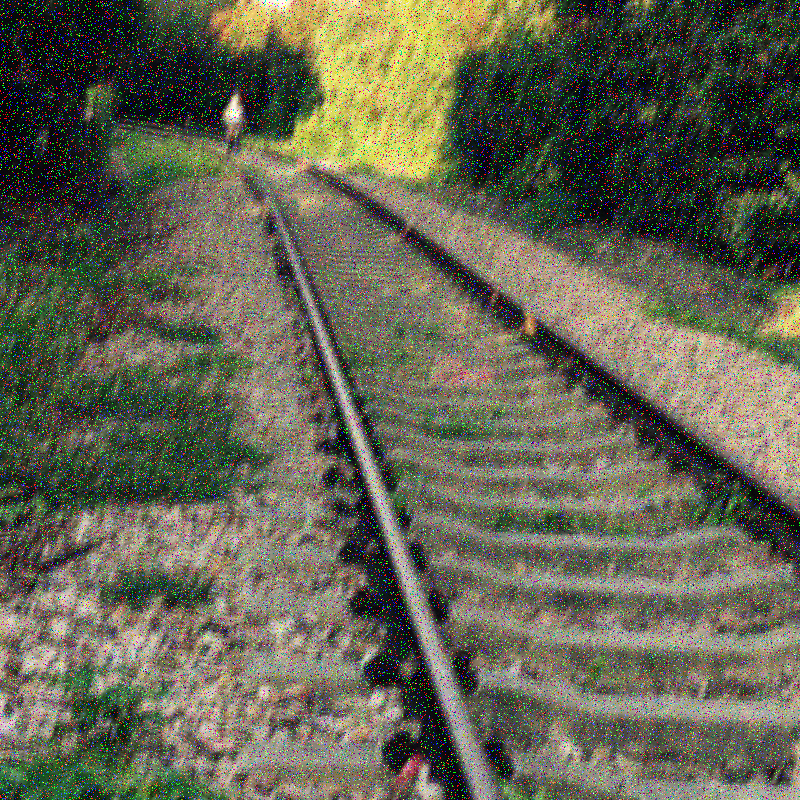
%> input picture example.png, 800 x 800 px
$ octave demo_deblurring.m   (GNU Octave 9; MATLAB toolbox functions it lacks are replaced by stand-ins)
%> lines starting %> are read from the running program, lines starting %| are printed output that depends on the picture
### main_code/blind_deconv.m
function [kernel, interim_latent] = blind_deconv(y, lambda_grad, opts)
% gamma correct
if opts.gamma_correct~=1
    y = y.^opts.gamma_correct;
end
%%
ret = sqrt(0.5);
%%
maxitr=max(floor(log(5/min(opts.kernel_size))/log(ret)),0);
num_scales = maxitr + 1;
fprintf('Maximum iteration level is %d\n', num_scales);
%%
retv=ret.^[0:maxitr];
k1list=ceil(opts.kernel_size*retv);
k1list=k1list+(mod(k1list,2)==0);
k2list=ceil(opts.kernel_size*retv);
k2list=k2list+(mod(k2list,2)==0);

% blind deconvolution - multiscale processing
for s = num_scales:-1:1
  if (s == num_scales)
      %%
      % at coarsest level, initialize kernel
      ks = init_kernel(k1list(s));
      k1 = k1list(s);
      k2 = k1; % always square kernel assume
  else
    % upsample kernel from previous level to next finer level
    k1 = k1list(s);
    k2 = k1; % always square kernel assumed

    % resize kernel from previous level
    ks = resizeKer(ks,1/ret,k1list(s),k2list(s));

  end;
  %%%%%%%%%%%%%%%%%%%%%%%%%%%
  cret=retv(s);
  ys=downSmpImC(y,cret);

  fprintf('Processing scale %d/%d; kernel size %dx%d; image size %dx%d\n', ...
            s, num_scales, k1, k2, size(ys,1), size(ys,2));
  %-----------------------------------------------------------%
  %% Useless operation
  if (s == num_scales)
    [~, ~, threshold]= threshold_pxpy_v1(ys,max(size(ks)));
  end
  %-----------------------------------------------------------%
  if s <= 1
      opts.xk_iter = opts.last_iter;
      [ks, lambda_grad, interim_latent] = fine_deblur(ys, ks,lambda_grad, threshold, opts);
  else
    if opts.isnoisy
        ys = imfilter(ys,fspecial('gaussian',5,1),'same','replicate');
    end
    [ks, lambda_grad, interim_latent] = coarse_deblur(ys, ks,lambda_grad, threshold, opts);
  end
   %% center the kernel
   ks = adjust_psf_center(ks);
   ks(ks(:)<0) = 0;
   sumk = sum(ks(:));
   ks = ks./sumk;
  %% set elements below threshold to 0
  if (s == 1)
    kernel = ks;
    if opts.k_thresh>0
        kernel(kernel(:) < max(kernel(:))/opts.k_thresh) = 0;
    else
        kernel(kernel(:) < 0) = 0;
    end
    kernel = kernel / sum(kernel(:));
  end;
end;
%% end kernel estimation
end
%% Sub-function
function [k] = init_kernel(minsize)
  k = zeros(minsize, minsize);
  k((minsize - 1)/2, (minsize - 1)/2:(minsize - 1)/2+1) = 1/2;
end

%%
function sI=downSmpImC(I,ret)
%% refer to Levin's code
if (ret==1)
    sI=I;
    return
end
%%%%%%%%%%%%%%%%%%%

sig=1/pi*ret;

g0=[-50:50]*2*pi;
sf=exp(-0.5*g0.^2*sig^2);
sf=sf/sum(sf);
csf=cumsum(sf);
csf=min(csf,csf(end:-1:1));
ii=find(csf>0.05);

sf=sf(ii);
sum(sf);

I=conv2(sf,sf',I,'valid');

[gx,gy]=meshgrid([1:1/ret:size(I,2)],[1:1/ret:size(I,1)]);

sI=interp2(I,gx,gy,'bilinear');
end
%%
% [10 lines left out: function resizeKer, not called in this run]
%%
% [57 lines left out: function fixsize, not called in this run]
%%

### demo_deblurring.m
%% If any of these codes are helpful, please cite the paper
% [6 lines of commented-out code are left out]

clc;
clear;
close all;
addpath(genpath('image'));
addpath(genpath('main_code'));
opts.prescale = 0; %%downsampling
opts.xk_iter = 4; %% the iterations
opts.last_iter = 4; %% larger if image is very noisy
opts.k_thresh = 20;

opts.isnoisy = 1; %% filter the input for coarser scales before deblurring 0 or 1
opts.kernel_size = 27;  %% kernel size
opts.predeblur = 'L0';  %% deblurring method for coarser scales; Lp or L0
filename = './example.png';
lambda_grad = 4e-3; %% range(1e-3 - 2e-2)
opts.gamma_correct = 1.0; %% range (1.0-2.2)

y = imread(filename);
%> y is the input picture: size 800x800x3 uint8; mean R, G, B 100.7, 100.3, 82.6
if size(y,3)==3
    yg = im2double(rgb2gray(y));
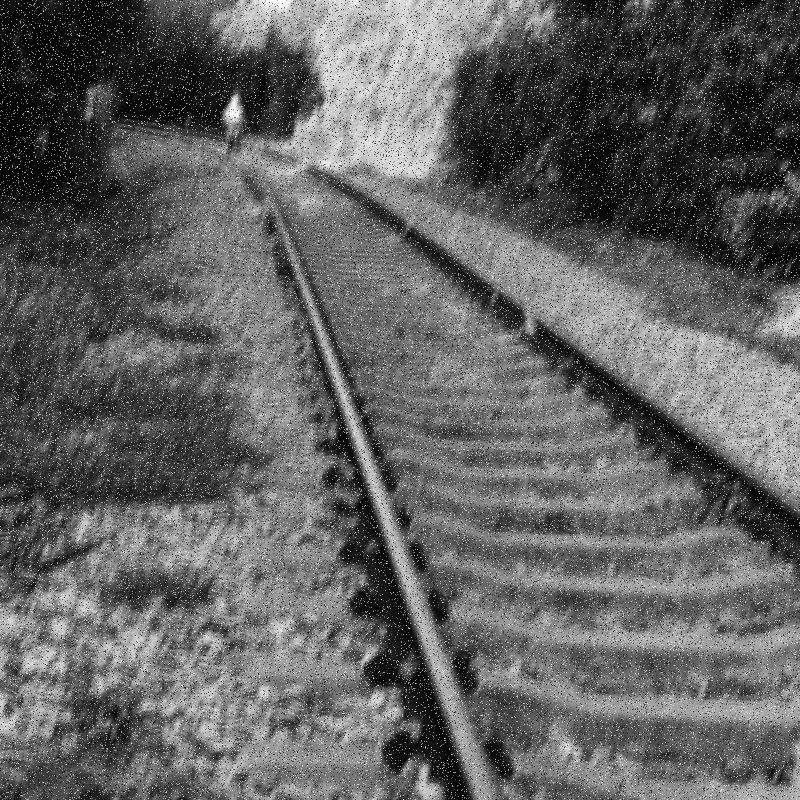
%> yg: size 800x800 double; min 0, max 1, mean 0.386
else
    yg = im2double(y);
end
tic;
[kernel, interim_latent] = blind_deconv(yg, lambda_grad, opts);
%> the loop in blind_deconv, `for s = num_scales:-1:1` made 1 pass
%> pass 1, in downSmpImC, `I=conv2(sf,sf',I,'valid');`:
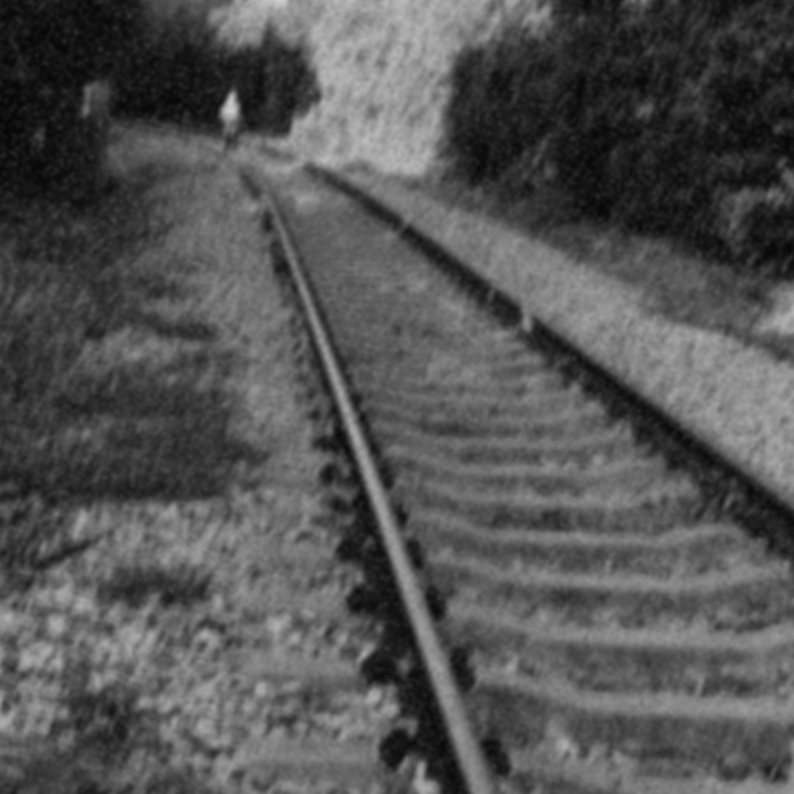
%> I: size 794x794 double; min 0.0205, max 0.806, mean 0.329
%> the run ends on the next line
